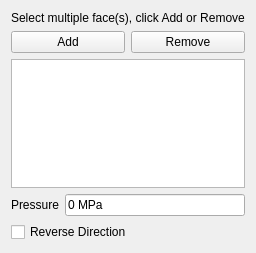
<?xml version="1.0" encoding="UTF-8"?>
<ui version="4.0">
 <class>TaskFemConstraintPressure</class>
 <widget class="QWidget" name="TaskFemConstraintPressure">
  <property name="geometry">
   <rect>
    <x>0</x>
    <y>0</y>
    <width>226</width>
    <height>253</height>
   </rect>
  </property>
  <property name="windowTitle">
   <string>Form</string>
  </property>
  <layout class="QVBoxLayout" name="verticalLayout">
   <item>
    <widget class="QLabel" name="lbl_info">
     <property name="text">
      <string>Select multiple face(s), click Add or Remove</string>
     </property>
    </widget>
   </item>
   <item>
    <layout class="QHBoxLayout" name="hLayout1">
     <item>
      <widget class="QPushButton" name="btnAdd">
       <property name="text">
        <string>Add</string>
       </property>
      </widget>
     </item>
     <item>
      <widget class="QPushButton" name="btnRemove">
       <property name="text">
        <string>Remove</string>
       </property>
      </widget>
     </item>
    </layout>
   </item>
   <item>
    <widget class="QListWidget" name="lw_references"/>
   </item>
   <item>
    <layout class="QHBoxLayout" name="horizontalLayout_2">
     <item>
      <widget class="QLabel" name="labelParameter1">
       <property name="text">
        <string>Pressure</string>
       </property>
      </widget>
     </item>
     <item>
      <widget class="Gui::InputField" name="if_pressure">
       <property name="text">
        <string>0 MPa</string>
       </property>
       <property name="unit" stdset="0">
        <string notr="true"/>
       </property>
      </widget>
     </item>
    </layout>
   </item>
   <item>
    <widget class="QCheckBox" name="checkBoxReverse">
     <property name="text">
      <string>Reverse Direction</string>
     </property>
    </widget>
   </item>
  </layout>
 </widget>
 <customwidgets>
  <customwidget>
   <class>Gui::InputField</class>
   <extends>QLineEdit</extends>
   <header>Gui/InputField.h</header>
  </customwidget>
 </customwidgets>
 <resources/>
 <connections/>
</ui>
